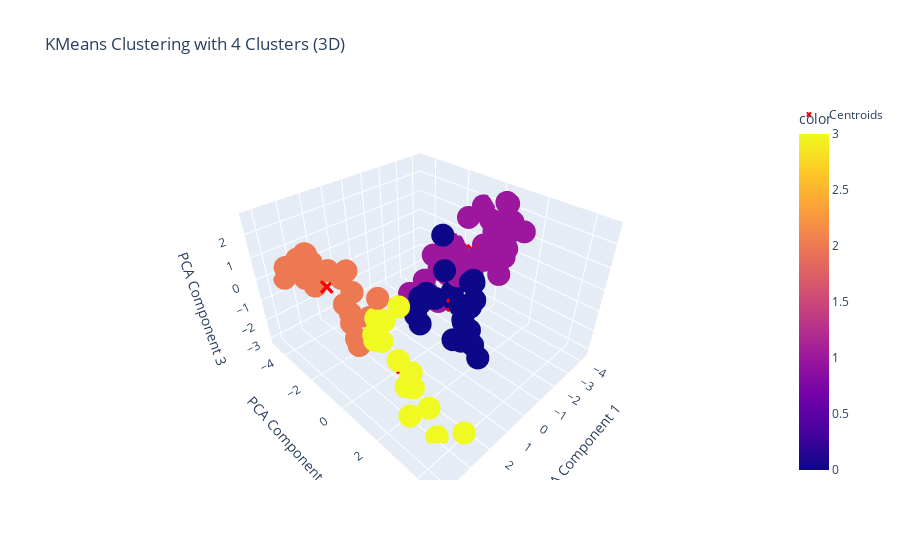

Write notebook code for a chart like this one.
### Markdown cell above
> ####  Apply Kmeans with 4 clusters and plotting Clusters using PCA

### Code cell
Clustering = KMeans(n_clusters=4, random_state=2).fit(df_scaled)
labels = Clustering.labels_
data['Cluster'] = labels
data_encoded['Cluster'] = labels

# Perform PCA for 2D visualization
pca = PCA(n_components=2)
pca_df = pca.fit_transform(df_scaled)

# Transform the cluster centers using the same PCA transformation
centers = pca.transform(Clustering.cluster_centers_)

# 2D Scatter Plot using Seaborn
plt.figure(figsize=(10, 6))
sns.scatterplot( x=pca_df[:, 0], y=pca_df[:, 1], hue=labels, palette="Set1", legend='full',alpha=0.9)
plt.scatter(centers[:, 0], centers[:, 1], c='#A613F5', s=100, marker='*', label='Centroids')
plt.title("KMeans Clustering with 4 Clusters (2D)", size=15)
plt.xlabel("PCA Component 1")
plt.ylabel("PCA Component 2")
plt.legend()
plt.grid(True)
plt.show()

# Perform PCA for 3 components for 3D plotting
pca_3d = PCA(n_components=3)
pca_df_3d = pca_3d.fit_transform(df_scaled)
centers_3d = pca_3d.transform(Clustering.cluster_centers_)

fig = px.scatter_3d(x=pca_df_3d[:, 0],y=pca_df_3d[:, 1],z=pca_df_3d[:, 2],color=labels,title="KMeans Clustering with 4 Clusters (3D)",
    labels={'x': 'PCA Component 1', 'y': 'PCA Component 2', 'z': 'PCA Component 3'})

# Add cluster centroids to the 3D plot
fig.add_scatter3d(
    x=centers_3d[:, 0],
    y=centers_3d[:, 1],
    z=centers_3d[:, 2],
    mode='markers',
    marker=dict(size=5, color='red', symbol='x'),
    name='Centroids'
)

fig.show()

### Figure 1 — Plotly figure (JSON) as saved in the notebook; plotly's stock layout.template omitted (floating-point values rounded to 4 significant figures)
{"data": [{"hovertemplate": "PCA Component 1=%{x}<br>PCA Component 2=%{y}<br>PCA Component 3=%{z}<br>color=%{marker.color}<extra></extra>", "legendgroup": "", "marker": {"color": [2, 1, 0, 0, 2, 1, 1, 1, 2, 2, 2, 1, 2, 2, 1, 3, 2, 1, 1, 1, 0, 2, 3, 1, 1, 3, 1, 2, 2, 3, 1, 0, 0, 0, 1, 3, 1, 0, 2, 1, 2, 1, 2, 0, 2, 0, 1, 0, 2, 0, 0, 3, 3, 0, 3, 0, 1, 1, 1, 1, 1, 1, 2, 1, 1, 1, 0, 1, 0, 2, 0, 3, 1, 2, 1, 0, 2, 3, 0, 3, 1, 3, 1, 0, 2, 1, 1, 0, 0, 1, 2, 3, 0, 1, 2, 3, 1, 0, 1], "coloraxis": "coloraxis", "symbol": "circle"}, "mode": "markers", "name": "", "scene": "scene", "showlegend": false, "type": "scatter3d", "x": [3.393, -2.606, 0.2792, -1.346, 2.571, -4.177, -1.561, -3.824, 3.185, 3.961, 2.519, -3.92, 2.703, 3.671, -3.942, 3.089, 3.443, -4.232, -2.017, -3.93, -1.3, 4.033, 2.624, -3.718, -2.532, 2.763, -3.929, 3.869, 3.433, 2.716, -3.901, 0.5474, 0.005373, -0.2751, -2.536, 3.157, -1.731, -0.4913, 2.042, -2.514, 3.881, -2.857, 2.493, 0.5873, 3.757, 0.1075, -3.127, 0.627, 3.922, -0.09851, 0.5346, 3.455, 2.73, 0.3493, 2.986, -0.1797, -2.315, -4.101, -3.008, -4.241, -1.918, -0.8122, 2.19, -3.829, -2.533, -3.731, 0.0619, -1.581, 0.2146, 3.096, 0.8111, 2.883, -3.897, 2.599, -1.559, 0.1499, 3.87, 2.761, -0.05765, 3.42, -3.583, 3.67, -2.433, 0.6787, 4.196, -3.732, -4.17, -1.429, 0.2437, -3.773, 3.77, 3.438, -1.363, -4.167, 2.319, 3.691, -2.481, 0.4195, -2.453], "y": [-4.588, 0.2699, 0.9647, 0.9758, -0.4324, -0.8513, 0.3478, 0.2143, -0.6357, -1.417, 0.07514, 0.5824, -3.731, -2.921, -0.2397, 4.645, -4.726, -2.528, -1.705, -1.826, 1.147, -1.462, 0.02341, 0.3773, 0.6383, 0.0339, 0.4919, -1.82, -0.05164, -0.06471, 0.0142, 0.4431, 2.289, 1.023, 1.794, 1.756, -1.807, -1.261, -2.807, -0.865, -1.839, -1.613, -1.532, 0.1447, -2.155, 1.917, -0.7707, 0.2096, -2.061, 1.543, 1.318, 2.788, 1.403, 2.607, 3.413, 2.058, 1.577, -2.366, -2.288, -2.439, -2.162, -1.97, -2.214, 0.2713, 0.07174, 0.3874, 1.854, 0.1121, 2.311, -1.114, 0.3702, 0.5977, -0.4738, -1.248, -0.9286, 1.496, -1.748, 0.6504, 2.062, 2.403, 1.675, 2.822, 1.73, 1.016, -0.05901, 1.002, -2.203, -0.01382, 1.974, 0.5462, -2.501, 2.693, 1.003, -2.567, -2.021, 3.718, 1.596, 2.94, 1.64], "z": [0.2951, 0.2883, 2.667, -0.02092, -0.3445, 1.675, 0.4903, 1.255, 1.846, 2.17, 0.7495, 2.319, -0.5163, 1.519, 1.322, -1.712, -0.2579, -1.015, -0.2047, -1.811, 0.1814, 1.663, -0.09526, 0.9075, 0.3245, -1.024, 2.345, 1.784, 1.394, -0.8463, 0.8825, 0.1462, 0.516, -0.2149, 2.07, -0.5788, -2.09, -2.423, -1.299, -2.402, 2.261, -1.544, -2.082, -0.1748, 2.1, -0.6184, 1.526, -0.383, 1.222, -0.1736, 1.537, -0.8603, 1.214, -1.147, -3.146, 1.052, 0.1753, -1.501, -1.658, -0.879, -1.683, -1.767, -1.377, 1.449, -0.4902, 0.6743, -0.576, -0.2289, -0.7099, 1.28, -1.199, -0.6452, 0.03186, -2.201, -2.057, -1.714, 2.099, 0.231, 0.05273, -1.127, 1.605, -1.995, 1.342, 0.2829, 2.581, 1.742, -0.8701, -0.9941, -1.426, 1.534, 1.126, -0.2715, -0.0188, -1.438, -1.677, -0.847, 0.9883, -1.511, 0.9322]}, {"marker": {"color": "red", "size": 5, "symbol": "x"}, "mode": "markers", "name": "Centroids", "type": "scatter3d", "x": [-0.03847, -3.089, 3.257, 3.099], "y": [1.266, -0.3754, -1.87, 1.92], "z": [-0.2862, 0.1115, 0.6233, -0.8359]}], "layout": {"coloraxis": {"colorbar": {"title": {"text": "color"}}, "colorscale": [[0, "#0d0887"], [0.1111, "#46039f"], [0.2222, "#7201a8"], [0.3333, "#9c179e"], [0.4444, "#bd3786"], [0.5556, "#d8576b"], [0.6667, "#ed7953"], [0.7778, "#fb9f3a"], [0.8889, "#fdca26"], [1, "#f0f921"]]}, "legend": {"tracegroupgap": 0}, "scene": {"domain": {"x": [0, 1], "y": [0, 1]}, "xaxis": {"title": {"text": "PCA Component 1"}}, "yaxis": {"title": {"text": "PCA Component 2"}}, "zaxis": {"title": {"text": "PCA Component 3"}}}, "title": {"text": "KMeans Clustering with 4 Clusters (3D)"}}}
